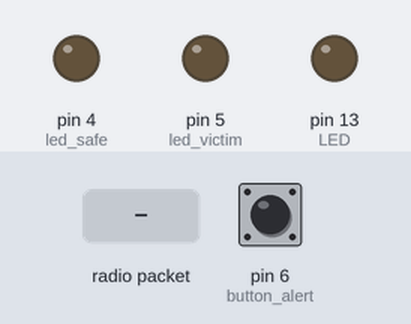
Bench run of a sketch on a simulated Arduino Uno, built with avr-gcc and run on an emulated ATmega328P. Shown: output pins drawn as LEDs (lit = HIGH). The test bench sets the inputs (shaded band); at power-on: pin 6 (button_alert) LOW. No radio packets arrive unless stated; pins used as bus, display or sensor lines are not drawn; what the sketch prints to the serial monitor is not drawn.

Above: at 1.3 s.
1.4 s: radio packet "R" arrives
At 2.4 s:
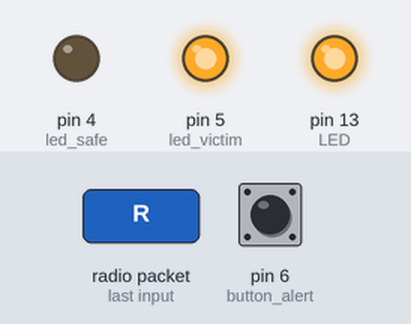
2.9 s: radio packet "S" arrives
At 3.5 s:
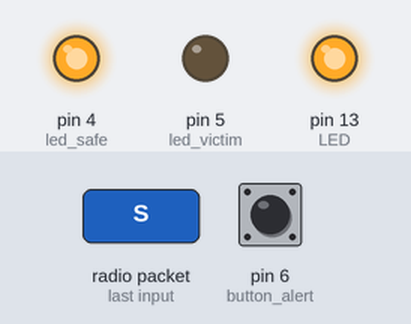
Timing chart, 0 to 5.9 s (numbered marks = the images above; inputs shaded):
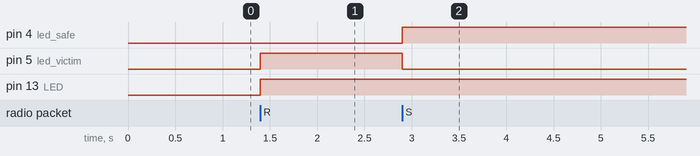

Measured:
- after the input at 1.4 s, pin 5 (led_victim), pin 13 (LED): LOW → HIGH at once
- after the input at 2.9 s, pin 4 (led_safe): LOW → HIGH at once; pin 5 (led_victim): HIGH → LOW at once

The sketch:

Lora-BaseStation.ino
```cpp
// LoRa Base Station
// -*- mode: C++ -*-
// Example sketch showing how to create a simple messaging client (transmitter)
// with the RH_RF95 class. RH_RF95 class does not provide for addressing or
// reliability, so you should only use RH_RF95 if you do not need the higher
// level messaging abilities.
// It is designed to work with the other example LoRa9x_RX

#include <SPI.h>
#include <RH_RF95.h>

#define RFM95_CS 10
#define RFM95_RST 9
#define RFM95_INT 2

// Change to 434.0 or other frequency, must match RX's freq!
#define RF95_FREQ 868.0

// Blinky on receipt
#define LED 13

// Pinage;
const int led_victim = 5;
const int led_safe = 4;
const int button_alert =  6;
int button_alert_state = 0;

// Singleton instance of the radio driver
RH_RF95 rf95(RFM95_CS, RFM95_INT);

void setup()
{
  pinMode(LED, OUTPUT);
  pinMode(RFM95_RST, OUTPUT);
  digitalWrite(RFM95_RST, HIGH);

  while (!Serial);
  Serial.begin(9600);
  delay(100);

  Serial.println("Arduino LoRa TX Test!");

  // manual reset
  digitalWrite(RFM95_RST, LOW);
  delay(10);
  digitalWrite(RFM95_RST, HIGH);
  delay(10);

  while (!rf95.init()) {
    Serial.println("LoRa radio init failed");
    while (1);
  }
  Serial.println("LoRa radio init OK!");

  // Defaults after init are 434.0MHz, modulation GFSK_Rb250Fd250, +13dbM
  if (!rf95.setFrequency(RF95_FREQ)) {
    Serial.println("setFrequency failed");
    while (1);
  }
  Serial.print("Set Freq to: "); Serial.println(RF95_FREQ);

  // Defaults after init are 434.0MHz, 13dBm, Bw = 125 kHz, Cr = 4/5, Sf = 128chips/symbol, CRC on

  // The default transmitter power is 13dBm, using PA_BOOST.
  // If you are using RFM95/96/97/98 modules which uses the PA_BOOST transmitter pin, then
  // you can set transmitter powers from 5 to 23 dBm:
  rf95.setTxPower(20, false);
  pinMode(led_victim, OUTPUT);
  pinMode(led_safe, OUTPUT);

  digitalWrite(led_safe, LOW);
  digitalWrite(led_victim, LOW);
  pinMode(button_alert, INPUT);
}

int16_t packetnum = 0;  // packet counter, we increment per xmission

void loop()
{
  button_alert_state = digitalRead(button_alert);
  if (button_alert_state == HIGH)
    {
    Serial.println("Sending Alert Message");
    // Send a message to rf95_server

    char radiopacket[20] = "ALERT";
    itoa(packetnum++, radiopacket+13, 10);
    Serial.print("Sending "); Serial.println(radiopacket);
    radiopacket[19] = 0;

    Serial.println("Sending..."); delay(10);
    rf95.send((uint8_t *)radiopacket, 20);

    //Serial.println("Waiting for packet to complete..."); delay(10);
    rf95.waitPacketSent();
    }
  // Now wait for a reply
  uint8_t buf[RH_RF95_MAX_MESSAGE_LEN];
  uint8_t len = sizeof(buf);

  //Serial.println("Waiting for ACK from beacon..."); //delay(10);
  //if (rf95.waitAvailableTimeout(100))
  //{
    // Should be a reply message for us now
    //if (rf95.recv(buf, &len))
   //{
     // Serial.print("Got ACK: ");
    //  Serial.println((char*)buf);
    //  Serial.print("RSSI: ");
    //  Serial.println(rf95.lastRssi(), DEC);
    //}
    //else
    //{
    //  Serial.println("Receive failed");
    //}
  //}
  //else
  //{
  //  Serial.println("No reply, is there a listener around?");
  //}
  //delay(1000);

  // ALERT Send
  // Waiting for feedback from beacon
  //pinMode(RFM95_RST, OUTPUT);
  //digitalWrite(RFM95_RST, HIGH);
  //if (rf95.available())
  //{
    // Should be a message for us now
//    uint8_t buf[RH_RF95_MAX_MESSAGE_LEN];
//    uint8_t len = sizeof(buf);
      if (rf95.recv(buf, &len))
      {
        digitalWrite(LED, HIGH);
        //RH_RF95::printBuffer("Received: ", buf, len);
        //Serial.print("Got: ");
        //Serial.println((char*)buf);
        //Serial.print("RSSI: ");
        //Serial.println(rf95.lastRssi(), DEC);
      if ((char*)buf[0] == 'R' )
      {
          digitalWrite(led_safe, LOW);
          digitalWrite(led_victim, HIGH);
      }
      if ((char*)buf[0] == 'S' )
      {
          digitalWrite(led_safe, HIGH);
          digitalWrite(led_victim, LOW);
      }


      }
      //else
      //{
      //  Serial.println("Receive failed");
      //}
    //}
    //else
    //{
    //    Serial.println("BUSY");
    //  }
    //delay(1000);

}
```
